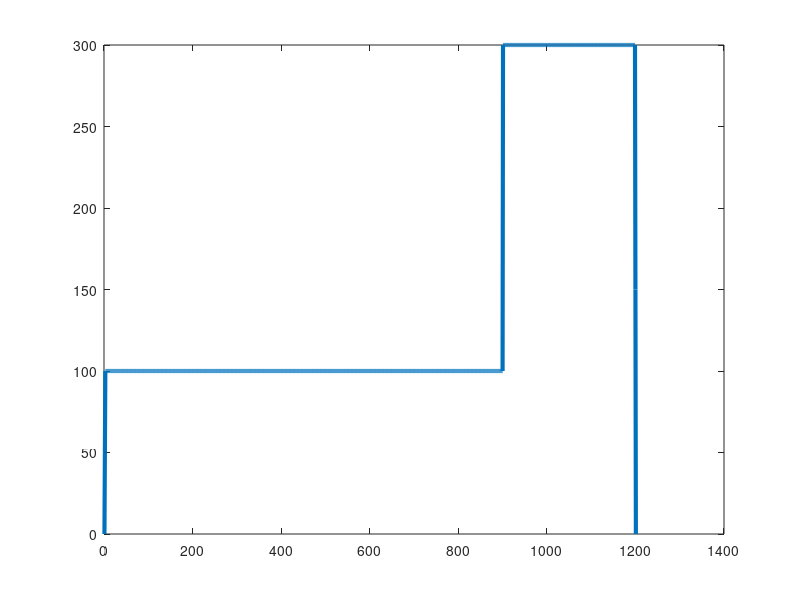
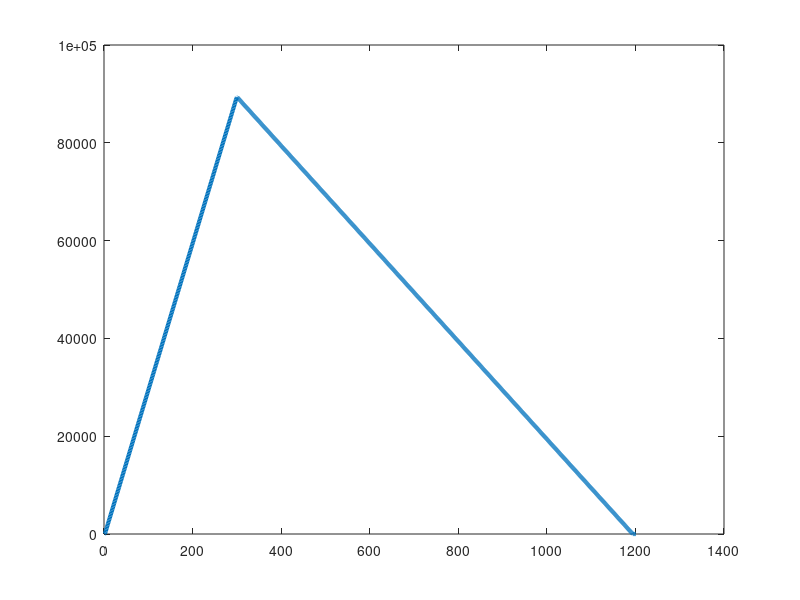

MATLAB code to generate these figures, in order:
clear; close all;
%% 0. Initialize Parameters
L = 1200; % Length of bridge
n = 1200; % Discretize into 1 mm seg.
P = 400; % Total weight of train [N]
x = linspace(0, L, n+1); % x-axis (0 to 1201)

%% 1. SFD, BMD under train loading

x_train = [52 228 392 568 732 908]; % Train Load Locations
P_train=[1 1 1 1 1 1]*P/6; 
n_train = 3;

SFDi = zeros(n_train, n+1); % 1 SFD for each train loc.
BMDi = zeros(n_train, n+1); % 1 BMD for each train loc.

% Solve for SFD and BMD with the train at different locations

for i = 1:n_train
    location = L / (n_train+1) * i; % start location of train (300, 600, 900)
    
    % Reaction forces (Rearranged moment and Fy equations)
    B_y = location * P / L;
    A_y = P - B_y;

    % Create a vector with forces at locations
    w = zeros(n+1, 1);
    w(2) = A_y;
    w(location) = -P;
    w(L) = B_y;

    % Create SFD and BMD vectors with integration
    SFDi(1,:) = cumtrapz(w');
    BMDi(i,:) = cumtrapz(SFDi(i,:));
end

% Get max SFD, BMD and plot

SFD = max(abs(SFDi));
BMD = max(BMDi);

figure;
plot(SFD, "LineWidth", 3);
figure;
plot(BMD, "LineWidth", 3);